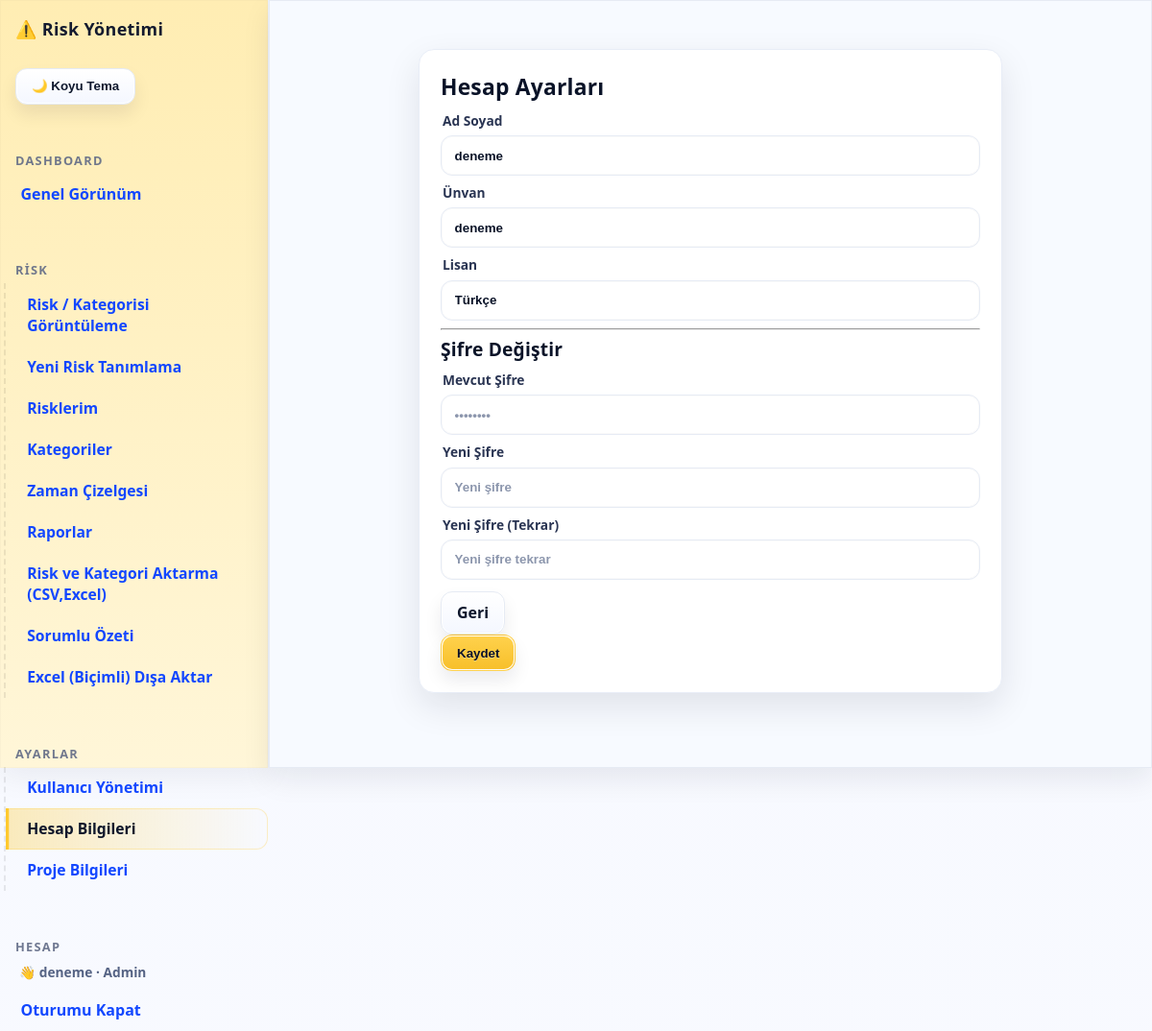
Page /settings/account (signed in) on the committed database.
### riskapp/models.py (models this page shows, shortened)
class Account(db.Model):
    __tablename__ = "accounts"
    id            = db.Column(db.Integer, primary_key=True)
    language      = db.Column(db.String(20), default="Türkçe")
    contact_name  = db.Column(db.String(120), nullable=False)   # Yetkili Kişi
    contact_title = db.Column(db.String(120), nullable=True)    # Yetkili Ünvanı
    email         = db.Column(db.String(200), unique=True, nullable=False, index=True)
    role          = db.Column(db.String(20), default="uzman")   # admin | uzman
    password_hash = db.Column(db.String(255), nullable=False)
    created_at    = db.Column(db.DateTime, default=datetime.utcnow)

### riskapp/app.py (the view, shortened to what this page needs)
    @app.route("/settings/account", methods=["GET", "POST"])
    def settings_account():
        acc = Account.query.get(session.get("account_id"))
        if not acc:
            return redirect(url_for("logout"))
        return render_template("settings_account.html", acc=acc)

### riskapp/templates/settings_account.html (shortened to what this page needs)
{% extends "base.html" %}
{% block content %}
<div class="container" style="max-width:640px">
  <div class="card">
    <h2>Hesap Ayarları</h2>
    <form method="post" class="form">
      <label>Ad Soyad</label>
      <input class="input" name="contact_name" value="{{ acc.contact_name }}">
      <label>Ünvan</label>
      <input class="input" name="contact_title" value="{{ acc.contact_title or '' }}">
      <label>Lisan</label>
      <select class="input" name="language">
        <option value="Türkçe" {{ 'selected' if acc.language=='Türkçe' }}>Türkçe</option>
      </select>
      <hr/>
      <h3>Şifre Değiştir</h3>
      <label>Mevcut Şifre</label>
      <input class="input" type="password" name="current_password" placeholder="••••••••">
      <label>Yeni Şifre</label>
      <input class="input" type="password" name="new_password" placeholder="Yeni şifre">
      <label>Yeni Şifre (Tekrar)</label>
      <input class="input" type="password" name="new_password2" placeholder="Yeni şifre tekrar">
      <div class="row" style="margin-top:12px">
        <a class="btn" href="{{ url_for('dashboard') }}">Geri</a>
        <button class="btn btn-primary">Kaydet</button>
      </div>
    </form>
  </div>
</div>
{% endblock %}

### riskapp/templates/base.html (shortened to what this page needs)
<!DOCTYPE html>
<html lang="tr" data-theme="light">
<head>
  <link rel="stylesheet" href="{{ url_for('static', filename='style.css') }}">
</head>
<body>
<div class="layout">
  <aside class="sidebar">
    <div class="brand">⚠️ Risk Yönetimi</div>
    <div style="padding:0 1rem 1rem" class="noprint">
      <button id="themeToggle" class="btn" onclick="window.__toggleTheme?.()">
      </button>
    </div>
    <div class="menu-section">
      <h4>Dashboard</h4>
      <a href="{{ url_for('dashboard') }}"
         class="{{ 'active' if request.endpoint=='dashboard' }}">Genel Görünüm</a>
    </div>
    <div class="menu-section">
      <h4>Risk</h4>
      <div class="submenu">
        <a href="{{ url_for('risk_identify') }}"
           class="{{ 'active' if request.endpoint=='risk_identify' }}">
           Risk / Kategorisi Görüntüleme
        </a>
        <a href="{{ url_for('risk_new') }}"
           class="{{ 'active' if request.endpoint=='risk_new' }}">
          Yeni Risk Tanımlama
        </a>
        <a href="{{ url_for('risk_select') }}"
           class="{{ 'active' if request.endpoint=='risk_select' }}">
          Risklerim
        </a>
        <a href="{{ url_for('categories_index') }}"
           class="{{ 'active' if request.endpoint=='categories_index' }}">
          Kategoriler
        </a>
        <a href="{{ url_for('schedule') }}"
           class="{{ 'active' if request.endpoint=='schedule' }}">
          Zaman Çizelgesi
        </a>
        <a href="{{ url_for('reports') }}"
           class="{{ 'active' if request.endpoint=='reports' }}">
          Raporlar
        </a>
        {% if session.get('role') == 'admin' %}
          <a href="{{ url_for('import_suggestions') }}"
             class="{{ 'active' if request.endpoint=='import_suggestions' }}">
            Risk ve Kategori Aktarma (CSV,Excel)
          </a>
        {% endif %}
        <a href="{{ url_for('responsibles') }}"
           class="{{ 'active' if request.endpoint=='responsibles' }}">
          Sorumlu Özeti
        </a>
        <a href="{{ url_for('risks_export_xlsx', title='DENİZ YAPILARI İNŞAAT PROJESİ RİSK ANALİZİ') }}">
          Excel (Biçimli) Dışa Aktar
        </a>
      </div>
    </div>
    <div class="menu-section">
      <h4>Ayarlar</h4>
      <div class="submenu">
        {% if session.get('role') == 'admin' %}
          <a href="{{ url_for('admin_users') }}"
             class="{{ 'active' if request.endpoint=='admin_users' }}">
            Kullanıcı Yönetimi
          </a>
        {% endif %}
        <a href="{{ url_for('settings_account') }}"
           class="{{ 'active' if request.endpoint=='settings_account' }}">
          Hesap Bilgileri
        </a>
        <a href="{{ url_for('settings_project') }}"
           class="{{ 'active' if request.endpoint=='settings_project' }}">
          Proje Bilgileri
        </a>
      </div>
    </div>
    <div class="menu-section">
      <h4>Hesap</h4>
      {% if session.get('username') %}
        <div class="small" style="padding:.25rem 1.25rem .5rem">
          👋 {{ session.get('username') }}
          {% if session.get('role') %} · {{ session.get('role')|capitalize }}{% endif %}
        </div>
      {% endif %}
      <a href="{{ url_for('logout') }}">Oturumu Kapat</a>
    </div>
  </aside>
  <main class="main">
    {% block content %}{% endblock %}
  </main>
</div>
</body>
</html>

### riskapp/static/style.css (style rules this page uses)
:root { --bg:#0b0f14; --card:#121821; --muted:#8aa0b2; --fg:#e6eef8; --accent:#22c55e; --danger:#ef4444; --warn:#f59e0b; --line:#1f2937; --ink:#cfe0f0; --ink-dim:#9db0c0; --ink-strong:#e6eef8; --surface:#0f1a24; --surface-2:#0b1420; --surface-3:#111c29; --surface-4:#122136; --outline:#1b2a40; --ring:#3b82f6; }
html[data-theme="light"] { --bg:#f7f9ff; --card:#ffffff; --muted:#556384; --fg:#0a1328; --accent:#16a34a; --danger:#dc2626; --warn:#d97706; --line:#e6ebf4; --ink:#25324b; --ink-dim:#6b7692; --ink-strong:#0a1328; --surface:#f7faff; --surface-2:#fff7d6; --surface-3:#ffffff; --surface-4:#fff3cc; --outline:#e6ebf4; --ring:#ffd65a; }
* { box-sizing:border-box }
html,body { margin:0; padding:0; background:var(--bg); color:var(--fg); font-family:Inter,system-ui,Segoe UI,Roboto,Arial,sans-serif; -webkit-font-smoothing:antialiased; text-rendering:optimizeLegibility; transition: background .25s ease, color .25s ease; }
a { color:#93c5fd; text-decoration:none }
html[data-theme="light"] a { color:#1247ff }
.container { max-width:1100px; margin:24px auto; padding:0 16px }
.card { background:var(--card); border:1px solid var(--line); border-radius:16px; padding:16px; box-shadow:0 10px 30px rgba(0,0,0,.25); transition: background .25s ease, border-color .25s ease, box-shadow .25s ease; }
html[data-theme="light"] .card { box-shadow:0 14px 36px rgba(15,23,42,.10); }
.btn { display:inline-block; padding:10px 14px; border-radius:12px; background:#334155; color:#e5e7eb; border:1px solid var(--line); cursor:pointer; transition:opacity .15s ease, transform .02s ease, box-shadow .25s ease, background .25s ease, color .25s ease; font-weight:700; }
.btn-primary { background:#2563eb }
html[data-theme="light"] .btn { background:linear-gradient(180deg,#ffffff,#f4f7ff); color:#0f182d; border-color:#e6ebf4; box-shadow:0 10px 18px rgba(13,19,33,.08), inset 0 0 0 1px rgba(255,255,255,.95); }
html[data-theme="light"] .btn-primary { background:linear-gradient(180deg,#ffd24d,#f7bf2a); color:#0a1228; border-color:transparent; text-shadow:0 1px 0 rgba(255,255,255,.35); }
.input, textarea, select { width:100%; background:#0f172a; border:1px solid #243042; color:var(--fg); padding:10px; border-radius:12px; transition:border-color .2s ease, box-shadow .2s ease, background .2s ease; }
label { display:block; margin:8px 0 6px 2px; color:#cbd5e1; font-size:.95rem; font-weight:700 }
html[data-theme="light"] .input, html[data-theme="light"] textarea, html[data-theme="light"] select { background:#ffffff; border:1px solid #e6ebf4; color:#0a1328; }
html[data-theme="light"] label { color:#2a3553 }
.small { font-size:.9rem; color:#a3b5c3 }
html[data-theme="light"] .small { color:#556384 }
.layout { display:grid; grid-template-columns:260px 1fr; min-height:100vh; background:var(--surface); }
.sidebar { background:var(--surface-2); color:var(--ink); display:flex; flex-direction:column; gap:16px; padding:20px 16px; border-right:1px solid var(--outline); position:sticky; top:0; height:100vh; }
.brand { display:flex; align-items:center; gap:10px }
.main { background:var(--surface); color:var(--ink-strong); padding:24px; border:1px solid color-mix(in oklab, var(--ink-strong) 10%, transparent); box-shadow:0 8px 24px rgba(0,0,0,.06); }
html[data-theme="light"] .main { border-color:#e6ebf4; box-shadow:0 12px 28px rgba(15,23,42,.08); }

### rows in the picture
Account: get "Admin", contact_name "deneme", contact_title "deneme"

### other values in the picture
{{ session.get('username') }} "deneme"
